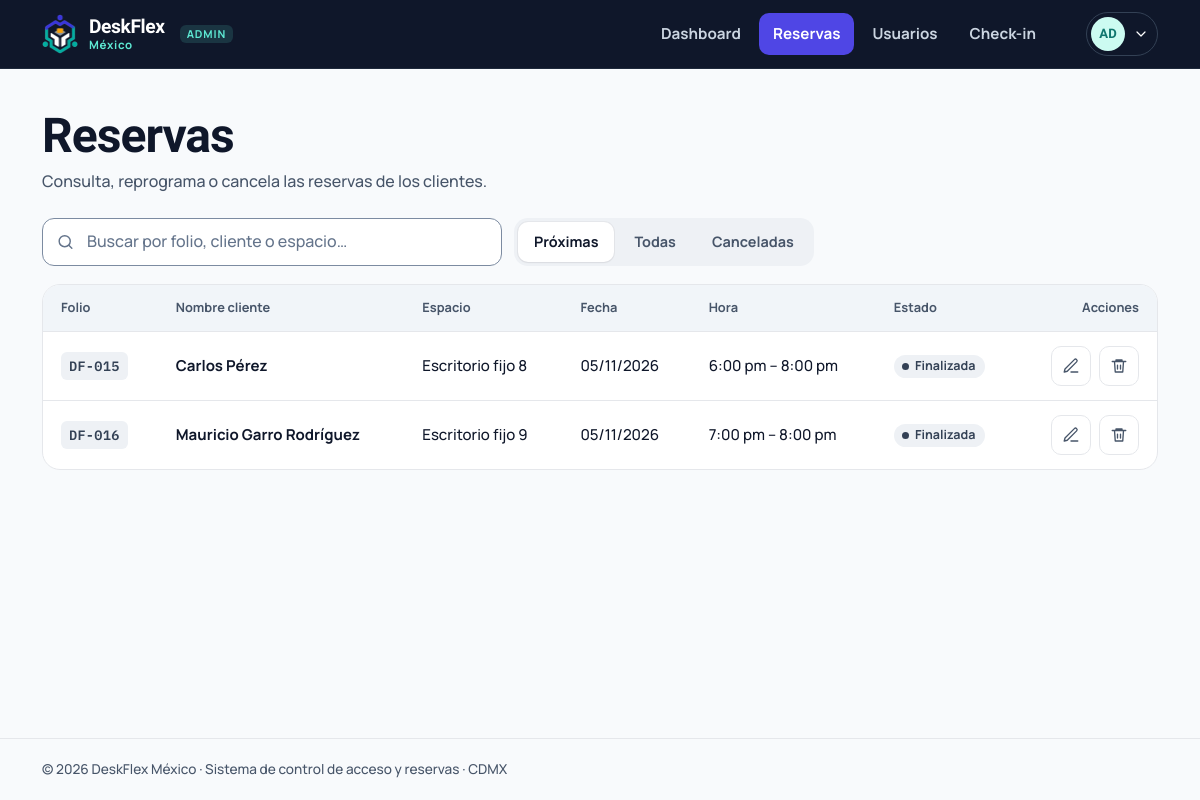
Page /admin/reservas (signed in) on the committed database.
### tables this page shows
CREATE TABLE usuarios (
    id            INTEGER PRIMARY KEY AUTOINCREMENT,
    nombre        TEXT    NOT NULL,
    correo        TEXT    NOT NULL UNIQUE,
    telefono      TEXT    NOT NULL,
    password_hash TEXT    NOT NULL,
    rol           TEXT    NOT NULL DEFAULT 'cliente' CHECK (rol IN ('cliente','admin')),
    activo        INTEGER NOT NULL DEFAULT 1,
    creado_en     TEXT    NOT NULL DEFAULT (datetime('now'))
);

CREATE TABLE reservas (
    id          INTEGER PRIMARY KEY AUTOINCREMENT,
    folio       TEXT    UNIQUE,
    usuario_id  INTEGER NOT NULL REFERENCES usuarios(id) ON DELETE CASCADE,
    espacio_id  INTEGER NOT NULL REFERENCES espacios(id),
    fecha       TEXT    NOT NULL,              -- YYYY-MM-DD
    hora_inicio INTEGER NOT NULL,              -- 0-23
    hora_fin    INTEGER NOT NULL,              -- 1-24, > hora_inicio
    modo        TEXT    NOT NULL CHECK (modo IN ('hora','dia')),
    estado      TEXT    NOT NULL DEFAULT 'confirmada' CHECK (estado IN ('confirmada','cancelada')),
    token       TEXT    NOT NULL UNIQUE,       -- el QR solo contiene este token
    creada_en   TEXT    NOT NULL DEFAULT (datetime('now')), asiento INTEGER,
    CHECK (hora_fin > hora_inicio)
);

### deskflex/views/admin.py (the view)
@bp.route("/reservas")
@admin_required
def reservas():
    db, cfg = get_db(), current_app.config
    q = request.args.get("q", "").strip()
    ver = request.args.get("ver", "proximas")
    sql, params = SELECT_RESERVA + " WHERE 1=1", []
    if q:
        sql += " AND (r.folio LIKE ? OR u.nombre LIKE ? OR e.nombre LIKE ? OR u.correo LIKE ?)"
        params += [f"%{q}%"] * 4
    if ver == "proximas":
        sql += " AND r.estado = 'confirmada' AND r.fecha >= ?"
        params.append(rules.today().isoformat())
    elif ver == "canceladas":
        sql += " AND r.estado = 'cancelada'"
    sql += " ORDER BY r.fecha " + ("ASC" if ver == "proximas" else "DESC") + ", r.hora_inicio, r.id"
    filas = []
    for r in db.execute(sql, params):
        d = dict(r)
        d["estado_clave"], d["estado_txt"] = rules.estado_visible(r, bool(r["con_acceso"]))
        filas.append(d)
    espacios = db.execute("SELECT numero, nombre FROM espacios WHERE activo = 1 ORDER BY numero").fetchall()
    return render_template("admin/reservas.html", filas=filas, q=q, ver=ver, espacios=espacios,
                           apertura=cfg["OPEN_HOUR"], cierre=cfg["CLOSE_HOUR"])

### deskflex/db.py (called while the page is built)
def get_db() -> sqlite3.Connection:
    if "db" not in g:
        path = Path(current_app.config["DATABASE"])
        path.parent.mkdir(parents=True, exist_ok=True)
        conn = sqlite3.connect(path, isolation_level=None, timeout=10)
        conn.row_factory = sqlite3.Row
        conn.execute("PRAGMA foreign_keys = ON")
        g.db = conn
    return g.db

### deskflex/rules.py (called while the page is built)
def now() -> datetime:
    try:
        tz = ZoneInfo(current_app.config["TIMEZONE"])
    except ZoneInfoNotFoundError:      # Windows sin tzdata: México no usa horario de verano (UTC-6)
        tz = timezone(timedelta(hours=-6))
    return datetime.now(tz).replace(tzinfo=None, microsecond=0)

def today() -> date:
    return now().date()

def fmt_hora(h: int) -> str:
    h = h % 24
    suf = "am" if h < 12 else "pm"
    return f"{(h % 12) or 12}:00 {suf}"

def fmt_rango(ini: int, fin: int) -> str:
    return f"{fmt_hora(ini)} – {fmt_hora(fin)}"

def fmt_fecha(d: date | str, corta: bool = False) -> str:
    if isinstance(d, str):
        d = date.fromisoformat(d)
    if corta:
        return f"{d.day:02d}/{d.month:02d}/{d.year}"
    return f"{d.day} de {MESES[d.month - 1]} de {d.year}"

def _dt(fecha: str, hora: int) -> datetime:
    return datetime.combine(date.fromisoformat(fecha), time(hora % 24))

def estado_visible(r, tiene_acceso: bool) -> tuple[str, str]:
    if r["estado"] == "cancelada":
        return "cancelada", "Cancelada"
    ahora = now()
    ini, fin = _dt(r["fecha"], r["hora_inicio"]), _dt(r["fecha"], r["hora_fin"])
    if tiene_acceso:
        return ("finalizada", "Finalizada") if ahora >= fin else ("usada", "Check-in hecho")
    if ahora >= fin:
        return "finalizada", "Finalizada"
    if ahora >= ini:
        return "encurso", "En curso"
    return "confirmada", "Confirmada"

### deskflex/security.py (called while the page is built)
def csrf_token() -> str:
    if "_csrf" not in session:
        session["_csrf"] = secrets.token_urlsafe(24)
    return session["_csrf"]

def check_csrf():
    if request.method in ("POST", "PUT", "PATCH", "DELETE"):
        sent = request.form.get("csrf_token") or request.headers.get("X-CSRF-Token", "")
        if not hmac.compare_digest(sent, session.get("_csrf", "")):
            abort(400, "La sesión del formulario expiró. Recarga la página e inténtalo de nuevo.")

def load_user():
    g.user = None
    uid = session.get("uid")
    if uid:
        u = get_db().execute("SELECT * FROM usuarios WHERE id = ? AND activo = 1", (uid,)).fetchone()
        if u:
            g.user = u
        else:
            session.clear()

### deskflex/templates/admin/reservas.html (shortened to what this page needs)
{% extends "base.html" %}
{% from "_icons.html" import icon %}
{% block content %}
<div class="page-head"><div><h1>Reservas</h1><p>Consulta, reprograma o cancela las reservas de los clientes.</p></div></div>
<div class="toolbar">
  <form method="get" class="input-icon" role="search">
    <input class="input" type="search" name="q" value="{{ q }}" placeholder="Buscar por folio, cliente o espacio…" aria-label="Buscar reservas">
  </form>
  <nav class="seg-link" aria-label="Filtrar">
    {% for k, l in [('proximas','Próximas'),('todas','Todas'),('canceladas','Canceladas')] %}
      <a href="{{ url_for('admin.reservas', ver=k, q=q or None) }}" {% if ver == k %}aria-current="true"{% endif %}>{{ l }}</a>
    {% endfor %}
  </nav>
</div>
<div class="table-wrap">
  {% if filas %}
  <table class="table">
    <thead><tr><th>Folio</th><th>Nombre cliente</th><th>Espacio</th><th>Fecha</th><th>Hora</th><th>Estado</th><th class="col-actions">Acciones</th></tr></thead>
    <tbody>
    {% for r in filas %}
      <tr class="{{ 'is-off' if r.estado == 'cancelada' }}">
        <td data-label="Folio"><span class="folio">{{ r.folio }}</span></td>
        <td data-label="Cliente"><b>{{ r.cliente }}</b></td>
        <td data-label="Espacio">{{ r.espacio }}</td>
        <td data-label="Fecha">{{ r.fecha|fecha_corta }}</td>
        <td data-label="Hora">{{ 'Día completo' if r.modo == 'dia' else (r|rango) }}</td>
        <td data-label="Estado"><span class="badge badge--{{ r.estado_clave }}">{{ r.estado_txt }}</span></td>
        <td class="col-actions">
          {% if r.estado == 'confirmada' %}
          <span class="actions">
            <button type="button" class="icon-btn" aria-label="Editar reserva {{ r.folio }}" title="Editar"
              data-edit-reserva data-action="{{ url_for('admin.reserva_editar', rid=r.id) }}" data-folio="{{ r.folio }}"
              data-espacio="{{ r.esp_numero }}" data-fecha="{{ r.fecha }}" data-modo="{{ r.modo }}" data-ini="{{ r.hora_inicio }}" data-fin="{{ r.hora_fin }}">{{ icon('edit', 18) }}</button>
            <form method="post" action="{{ url_for('admin.reserva_cancelar', rid=r.id) }}" data-confirm="Se liberará {{ r.espacio }} y el QR de {{ r.cliente }} dejará de funcionar." data-confirm-title="¿Cancelar la reserva {{ r.folio }}?" data-confirm-ok="Sí, cancelar">
              <button class="icon-btn icon-btn--danger" type="submit" aria-label="Cancelar reserva {{ r.folio }}" title="Cancelar">{{ icon('trash', 18) }}</button>
            </form>
          </span>
          {% endif %}
        </td>
      </tr>
    {% endfor %}
    </tbody>
  </table>
  {% else %}
  <div class="empty"><span class="ic-big">{{ icon('search', 26) }}</span><b>No hay reservas que mostrar</b><p>Prueba con otra búsqueda o cambia el filtro.</p></div>
  {% endif %}
</div>
{% endblock %}

### deskflex/templates/base.html (shortened to what this page needs)
{% from "_icons.html" import icon %}
<!doctype html>
<html lang="es-MX">
<head>
  <link rel="stylesheet" href="{{ url_for('static', filename='css/deskflex.css') }}">
</head>
{% set es_admin = user and user.rol == 'admin' %}
<body class="{% if user %}has-tabbar{% endif %}">
{% block shell %}
{% if es_admin %}
  {% set links = [('admin.dashboard','Dashboard','dashboard',['admin.dashboard']),
                  ('admin.reservas','Reservas','list',['admin.reservas']),
                  ('admin.usuarios','Usuarios','users',['admin.usuarios']),
                  ('admin.checkin','Check-in','scan',['admin.checkin'])] %}
{% else %}
  {% set links = [('client.inicio','Inicio','home',['client.inicio']),
                  ('client.reservar','Reservar','map',['client.reservar']),
                  ('client.mis_reservas','Mis reservas','qr',['client.mis_reservas','client.reserva'])] %}
{% endif %}
<header class="topbar{% if es_admin %} topbar--admin{% endif %}">
  <div class="wrap">
    <a class="brand" href="{{ url_for('auth.raiz') }}" aria-label="DeskFlex México, inicio">
      <img src="{{ url_for('static', filename='img/logo-mark-light.png' if es_admin else 'img/logo-mark.png') }}" alt="" width="36" height="39">
      <span><b>DeskFlex</b><small>México</small></span>
      {% if es_admin %}<span class="role-tag">ADMIN</span>{% endif %}
    </a>
    <nav class="nav" aria-label="Principal">
      {% for ep, label, ic, activos in links %}
        <a href="{{ url_for(ep) }}" {% if endpoint in activos %}aria-current="page"{% endif %}>{{ label }}</a>
      {% endfor %}
    </nav>
    <details class="userbtn">
      <summary aria-label="Menú de usuario">
        <span class="avatar">{{ user.nombre|iniciales }}</span>{{ icon('chev-d', 16) }}
      </summary>
    </details>
  </div>
</header>
<main id="contenido" class="wrap">
  {% block content %}{% endblock %}
</main>
<footer class="footer"><div class="wrap">© 2026 DeskFlex México · Sistema de control de acceso y reservas · CDMX</div></footer>
{% endblock %}
</body>
</html>

### deskflex/templates/_icons.html (shortened to what this page needs)
{% macro icon(name, size=20, cls='') -%}
<svg class="ic {{ cls }}" width="{{ size }}" height="{{ size }}" viewBox="0 0 24 24" fill="none" stroke="currentColor" stroke-width="1.8" stroke-linecap="round" stroke-linejoin="round" aria-hidden="true" focusable="false">{{ ICONS[name]|safe }}</svg>
{%- endmacro %}

### rows in the picture
usuarios: nombre|iniciales "AD"
reservas: folio "DF-015", cliente "Carlos Pérez", espacio "Escritorio fijo 8", fecha|fecha_corta "05/11/2026", modo "6:00 pm – 8:00 pm", estado_txt "Finalizada", {{ size }} 18 (drawn)
reservas: folio "DF-016", cliente "Mauricio Garro Rodríguez", espacio "Escritorio fijo 9", fecha|fecha_corta "05/11/2026", modo "7:00 pm – 8:00 pm", estado_txt "Finalizada", {{ size }} 18 (drawn)

### other values in the picture
{{ label }} "Dashboard" "Reservas" "Usuarios" "Check-in"
{{ l }} "Próximas" "Todas" "Canceladas"
